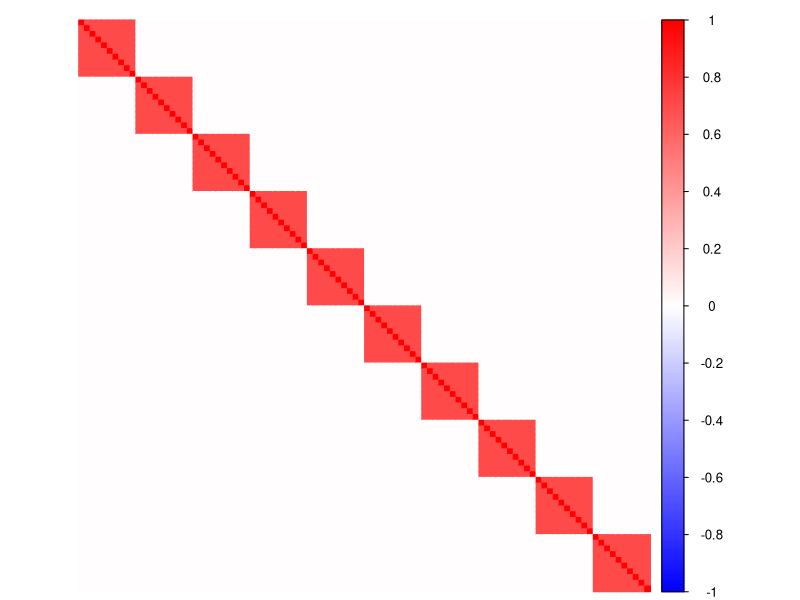
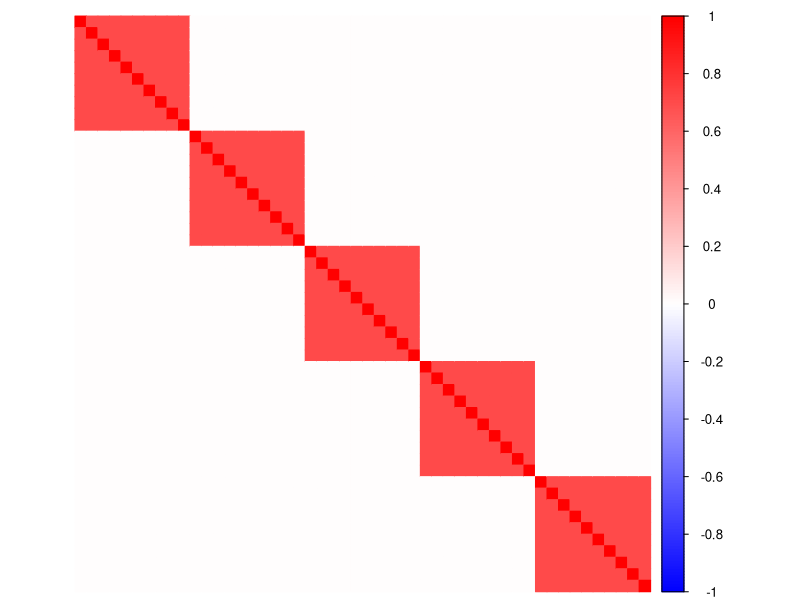
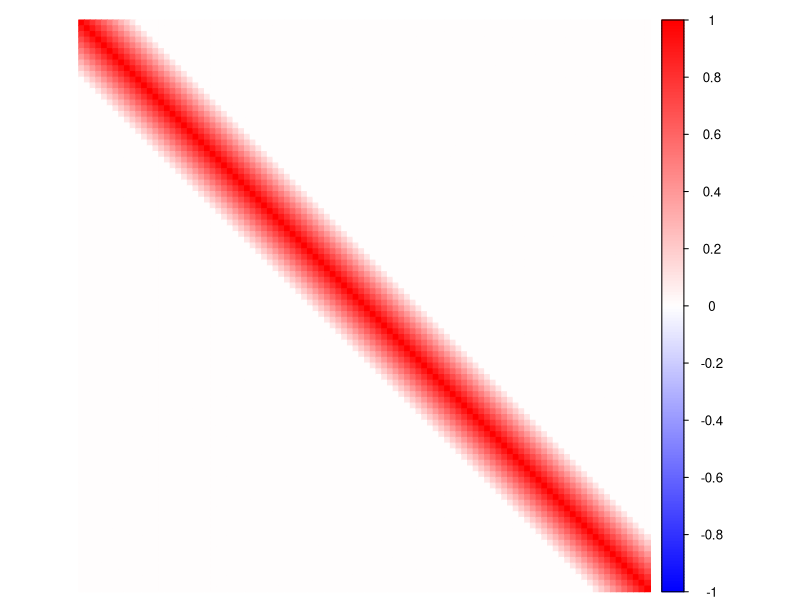
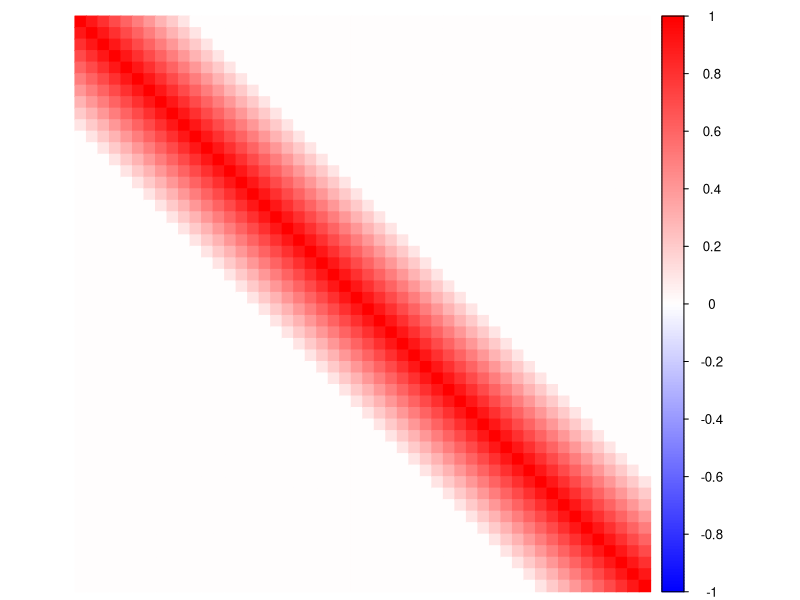

These charts were generated, in order, by the following R code:
## ---- chunk 1
knitr::opts_chunk$set(echo = TRUE)
## ---- chunk 2
library(Matrix)
## ---- chunk 3
N=100
P=100
hub_sim = function(n, p, block){
  mat <- 0.3*diag(1,block) + 0.7*rep(1,block) %*% t(rep(1, block))
  Sigma <-   bdiag(mat, mat, mat, mat, mat, mat, mat, mat, mat, mat)
  corSigma <- cov2cor(Sigma)
  data <- MASS::mvrnorm(n,rep(0,p),corSigma)
  ll = list("dat" = data, "cor" = corSigma)
  return(ll)
}
corSigma = as.matrix(hub_sim(N, P, 10)$cor)
## ---- chunk 4
colnames(corSigma) = NULL
rownames(corSigma) = NULL
corrplot::corrplot(as.matrix(corSigma), method = "color",
                     col = colorRampPalette(c("blue", "white", "red"))(200),
                     tl.cex = 0.4, tl.col = "white",
                     na.label.col = "white")
dim(corSigma)
## ---- chunk 5
N=100
P=50
hub_sim = function(n, p, block){
  mat <- 0.3*diag(1,block) + 0.7*rep(1,block) %*% t(rep(1, block))
  Sigma <-   bdiag(mat, mat, mat, mat, mat)
  corSigma <- cov2cor(Sigma)
  data <- MASS::mvrnorm(n,rep(0,p),corSigma)
  ll = list("dat" = data, "cor" = corSigma)
  return(ll)
}
corSigma = as.matrix(hub_sim(N, P, 10)$cor)
## ---- chunk 6
colnames(corSigma) = NULL
rownames(corSigma) = NULL
corrplot::corrplot(as.matrix(corSigma), method = "color",
                     col = colorRampPalette(c("blue", "white", "red"))(200),
                     tl.cex = 0.4, tl.col = "white",
                     na.label.col = "white")
## ---- chunk 7
DM_toeplitz = function(n,P){
  library("MASS")
  index1=sort(sample(seq(1:n),(n/2)))
  index2=seq(1:n)[-index1]
  Sigmatp=function(P){
    a=array(0,dim=c(P,P))
    for(i in 1:P){
      for(j in 1:P){
        a[i,j]=max(1-0.1*(abs(i-j)),0)
      }
    }
    return(a)
  }
  Sigma = Sigmatp(P)
  data = mvrnorm(n,rep(0,P),Sigma)
  Xtest = data[index2,]
  Xtrain = data[index1,]
  Omega = solve(Sigma)
  return(list(Xtrain = Xtrain, Xtest = Xtest, Sigma = Sigma))
}


toeplitz_sim = function(N, P){
  ll <- DM_toeplitz(n=N, P=P)
  data <- rbind(ll$Xtrain, ll$Xtest)
  Sigma <- ll$Sigma
  corSigma <- cov2cor(Sigma)
  ll = list("dat" = data, "cor" = corSigma)
  return(ll)
}
## ---- chunk 8
N=100
P=100
corSigma = as.matrix(toeplitz_sim(N, P)$cor)
colnames(corSigma) = NULL
rownames(corSigma) = NULL
corrplot::corrplot(as.matrix(corSigma), method = "color",
                     col = colorRampPalette(c("blue", "white", "red"))(200),
                     tl.cex = 0.4, tl.col = "white",
                     na.label.col = "white")
## ---- chunk 9
N=100
P=50
corSigma = as.matrix(toeplitz_sim(N, P)$cor)
colnames(corSigma) = NULL
rownames(corSigma) = NULL
corrplot::corrplot(as.matrix(corSigma), method = "color",
                     col = colorRampPalette(c("blue", "white", "red"))(200),
                     tl.cex = 0.4, tl.col = "white",
                     na.label.col = "white")
